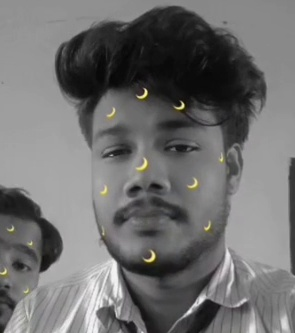
#> input picture suspects/Unknown_1.jpg, 295 x 333 px, given in place of the camera
$ python cctv_worker.py
#> lines starting #> are read from the running program, lines starting #| are printed output that depends on the picture; after the words box and inside, x2 and y2 are one past the last pixel; in counts of white or black regions, pixels touching at a corner belong together
#> further down, frame is the input picture: shape (333, 295, 3); mean B, G, R 110.6, 110.8, 111.2
import cv2
import numpy as np
import requests
import time
import os
from deepface import DeepFace

# Configuration
NODE_API_URL = "https://ieg-backend.onrender.com/api/v1/alerts" # Node.js ka Alert URL
CAMERA_SOURCE = 0 # 0 for Webcam, ya "rtsp://..." IP Camera ke liye
EMPLOYEE_FOLDER = "employees"

# OpenCV Face Detector
face_cascade = cv2.CascadeClassifier(cv2.data.haarcascades + 'haarcascade_frontalface_default.xml')

# Aag (Fire) detect karne ka function (Using HSV Color Space)
def detect_fire(frame):
    blur = cv2.GaussianBlur(frame, (21, 21), 0)
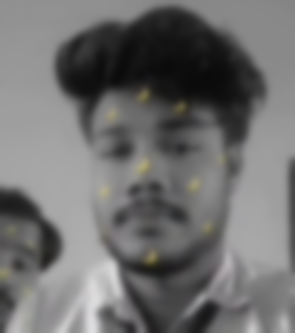
#> blur: shape (333, 295, 3); mean B, G, R 110.6, 110.9, 111.2
    hsv = cv2.cvtColor(blur, cv2.COLOR_BGR2HSV)
#> hsv: shape (333, 295, 3); mean H, S, V 31.8, 2.8, 111.4

    # Fire ke colors (Red, Orange, Yellow) ka range
    lower = np.array([18, 50, 50], dtype="uint8")
    upper = np.array([35, 255, 255], dtype="uint8")

    mask = cv2.inRange(hsv, lower, upper)
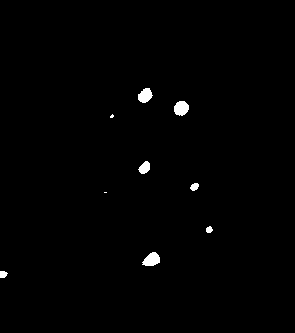
#> mask: shape (333, 295); 0.78% white; 9 white regions (2 under 20 px), largest, box (x1, y1, x2, y2) and area: (142, 252, 160, 266) 177, (174, 101, 189, 116) 175, (138, 88, 153, 103) 157
    fire_pixels = cv2.countNonZero(mask)
#> fire_pixels = 763

    # Agar screen par bahut saare fire pixels hain, matlab aag lagi hai
    return fire_pixels > 15000

print("🎥 Starting 24/7 Live CCTV Monitoring (Fire & Face Detection)...")
cap = cv2.VideoCapture(CAMERA_SOURCE)

last_alert_time = 0
COOLDOWN_SECONDS = 15 # Ek alert bhejne ke baad 15 second rukega taaki spam na ho

while True:
    ret, frame = cap.read()
    if not ret: break

    # 1. Check for Fire
    is_fire = detect_fire(frame)
#> is_fire = False

    if is_fire:
        current_time = time.time()

        # Cooldown check (Spam rokne ke liye)
        if current_time - last_alert_time > COOLDOWN_SECONDS:
            print("🔥 FIRE DETECTED! Scanning for people in danger...")

            # 2. Detect Faces
            gray = cv2.cvtColor(frame, cv2.COLOR_BGR2GRAY)
            faces = face_cascade.detectMultiScale(gray, scaleFactor=1.1, minNeighbors=4, minSize=(30, 30))

            identified_people = []

            # 3. Identify People (Pichle 1 ghante ya current present log)
            for (x, y, w, h) in faces:
                pad_x, pad_y = int(w * 0.2), int(h * 0.3)
                y1, y2 = max(0, y - pad_y), min(frame.shape[0], y + h + pad_y)
                x1, x2 = max(0, x - pad_x), min(frame.shape[1], x + w + pad_x)

                face_roi = frame[y1:y2, x1:x2]
                if face_roi.size == 0: continue

                try:
                    # Database se match karo
                    dfs = DeepFace.find(img_path=face_roi, db_path=EMPLOYEE_FOLDER, enforce_detection=False, silent=True)
                    if len(dfs) > 0 and not dfs[0].empty:
                        name = os.path.splitext(os.path.basename(dfs[0].iloc[0]['identity']))[0].capitalize()
                        if name not in identified_people:
                            identified_people.append(name)
                except:
                    pass

            # Unknown log jo match nahi hue
            unknown_count = len(faces) - len(identified_people)
            if unknown_count > 0:
                for i in range(unknown_count):
                    identified_people.append(f"Unknown Person {i+1}")

            # 4. Send Real-Time Alert to Node.js Dashboard
            alert_payload = {
                "type": "FIRE_DETECTED",
                "source": "Main Assembly Line CCTV",
                "description": f"Critical fire hazard detected! {len(faces)} people are trapped in the area.",
                "facesDetected": len(faces),
                "identifiedPersons": identified_people
            }

            try:
                requests.post(NODE_API_URL, json=alert_payload)
                print(f"🚨 Alert Sent to Dashboard: {alert_payload}")
            except Exception as e:
                print(f"❌ Failed to send alert: {e}")

            last_alert_time = current_time

    # Demo ke liye video window dikhana (Optional)
    cv2.imshow("IEG Smart CCTV (Press 'q' to quit)", frame)
    if cv2.waitKey(1) & 0xFF == ord('q'):
#> (key q is pressed here)
        break

cap.release()
cv2.destroyAllWindows()

$ run again, on suspects/Unknown_4.jpg
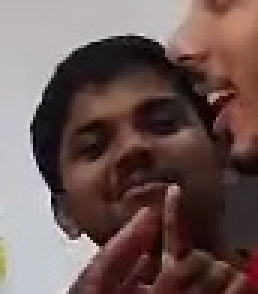
#> input picture suspects/Unknown_4.jpg, 86 x 98 px, given in place of the camera (shown 3 times larger)
#> frame is the input picture: shape (98, 86, 3); mean B, G, R 86.1, 88.8, 109.5
#> in detect_fire, `blur = cv2.GaussianBlur(frame, (21, 21), 0)`:
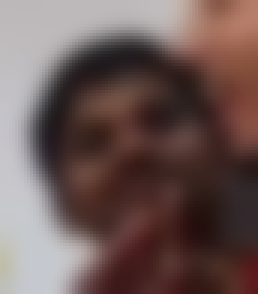
#> blur: shape (98, 86, 3) (shown 3 times larger); mean B, G, R 86.2, 88.9, 109.6
#> hsv: shape (98, 86, 3); mean H, S, V 58.6, 76.4, 110.3
#> mask: shape (98, 86); every value is 0
#> fire_pixels = 0
#> is_fire = False
